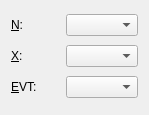
<?xml version="1.0" encoding="UTF-8"?>
<ui version="4.0">
 <class>RangeDialogBase</class>
 <widget class="QDialog" name="RangeDialogBase">
  <property name="geometry">
   <rect>
    <x>0</x>
    <y>0</y>
    <width>149</width>
    <height>115</height>
   </rect>
  </property>
  <property name="sizePolicy">
   <sizepolicy hsizetype="Fixed" vsizetype="Fixed">
    <horstretch>149</horstretch>
    <verstretch>115</verstretch>
   </sizepolicy>
  </property>
  <property name="minimumSize">
   <size>
    <width>100</width>
    <height>10</height>
   </size>
  </property>
  <property name="maximumSize">
   <size>
    <width>149</width>
    <height>123</height>
   </size>
  </property>
  <property name="font">
   <font/>
  </property>
  <property name="windowTitle">
   <string>Messbereiche</string>
  </property>
  <property name="autoFillBackground">
   <bool>false</bool>
  </property>
  <property name="sizeGripEnabled">
   <bool>false</bool>
  </property>
  <property name="modal">
   <bool>false</bool>
  </property>
  <layout class="QGridLayout">
   <item row="0" column="1">
    <widget class="QComboBox" name="RangeNComboBox"/>
   </item>
   <item row="2" column="1">
    <widget class="QComboBox" name="RangeEVTComboBox"/>
   </item>
   <item row="1" column="0">
    <widget class="QLabel" name="RangeXTextLabel">
     <property name="text">
      <string>&amp;X:</string>
     </property>
     <property name="wordWrap">
      <bool>false</bool>
     </property>
     <property name="buddy">
      <cstring>RangeXComboBox</cstring>
     </property>
    </widget>
   </item>
   <item row="1" column="1">
    <widget class="QComboBox" name="RangeXComboBox"/>
   </item>
   <item row="2" column="0">
    <widget class="QLabel" name="RangeEVTTextLabel">
     <property name="text">
      <string>&amp;EVT:</string>
     </property>
     <property name="wordWrap">
      <bool>false</bool>
     </property>
     <property name="buddy">
      <cstring>RangeEVTComboBox</cstring>
     </property>
    </widget>
   </item>
   <item row="0" column="0">
    <widget class="QLabel" name="RangeNTextLabel">
     <property name="text">
      <string>&amp;N:</string>
     </property>
     <property name="wordWrap">
      <bool>false</bool>
     </property>
     <property name="buddy">
      <cstring>RangeNComboBox</cstring>
     </property>
    </widget>
   </item>
  </layout>
 </widget>
 <layoutdefault spacing="6" margin="11"/>
 <pixmapfunction>qPixmapFromMimeSource</pixmapfunction>
 <includes>
 <include location="local">range.h</include>
 <include location="local">confdata.h</include>
 </includes>
 <resources/>
 <connections>
  <connection>
   <sender>RangeNComboBox</sender>
   <signal>activated(QString)</signal>
   <receiver>RangeDialogBase</receiver>
   <slot>SetNRangeSlot(QString)</slot>
   <hints>
    <hint type="sourcelabel">
     <x>20</x>
     <y>20</y>
    </hint>
    <hint type="destinationlabel">
     <x>20</x>
     <y>20</y>
    </hint>
   </hints>
  </connection>
  <connection>
   <sender>RangeXComboBox</sender>
   <signal>activated(QString)</signal>
   <receiver>RangeDialogBase</receiver>
   <slot>SetXRangeSlot(QString)</slot>
   <hints>
    <hint type="sourcelabel">
     <x>20</x>
     <y>20</y>
    </hint>
    <hint type="destinationlabel">
     <x>20</x>
     <y>20</y>
    </hint>
   </hints>
  </connection>
  <connection>
   <sender>RangeEVTComboBox</sender>
   <signal>activated(QString)</signal>
   <receiver>RangeDialogBase</receiver>
   <slot>SetEVTRangeSlot(QString)</slot>
   <hints>
    <hint type="sourcelabel">
     <x>20</x>
     <y>20</y>
    </hint>
    <hint type="destinationlabel">
     <x>20</x>
     <y>20</y>
    </hint>
   </hints>
  </connection>
 </connections>
</ui>
